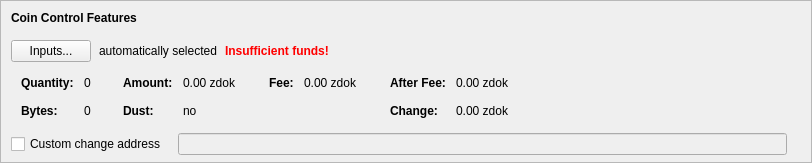
    <widget class="QFrame" name="frameCoinControl">
     <property name="sizePolicy">
      <sizepolicy hsizetype="Expanding" vsizetype="Expanding">
       <horstretch>0</horstretch>
       <verstretch>0</verstretch>
      </sizepolicy>
     </property>
     <property name="maximumSize">
      <size>
       <width>16777215</width>
       <height>16777215</height>
      </size>
     </property>
     <property name="frameShape">
      <enum>QFrame::StyledPanel</enum>
     </property>
     <property name="frameShadow">
      <enum>QFrame::Sunken</enum>
     </property>
     <layout class="QVBoxLayout" name="verticalLayoutCoinControl2">
      <property name="spacing">
       <number>0</number>
      </property>
      <property name="leftMargin">
       <number>0</number>
      </property>
      <property name="topMargin">
       <number>0</number>
      </property>
      <property name="rightMargin">
       <number>0</number>
      </property>
      <property name="bottomMargin">
       <number>6</number>
      </property>
      <item>
       <layout class="QVBoxLayout" name="verticalLayoutCoinControl" stretch="0,0,0,0,1">
        <property name="spacing">
         <number>0</number>
        </property>
        <property name="leftMargin">
         <number>10</number>
        </property>
        <property name="topMargin">
         <number>10</number>
        </property>
        <item>
         <layout class="QHBoxLayout" name="horizontalLayoutCoinControl1">
          <property name="bottomMargin">
           <number>15</number>
          </property>
          <item>
           <widget class="QLabel" name="labelCoinControlFeatures">
            <property name="sizePolicy">
             <sizepolicy hsizetype="Preferred" vsizetype="Maximum">
              <horstretch>0</horstretch>
              <verstretch>0</verstretch>
             </sizepolicy>
            </property>
            <property name="font">
             <font>
              <weight>75</weight>
              <bold>true</bold>
             </font>
            </property>
            <property name="styleSheet">
             <string notr="true">font-weight:bold;</string>
            </property>
            <property name="text">
             <string>Coin Control Features</string>
            </property>
           </widget>
          </item>
         </layout>
        </item>
        <item>
         <layout class="QHBoxLayout" name="horizontalLayoutCoinControl2" stretch="0,0,0,0">
          <property name="spacing">
           <number>8</number>
          </property>
          <property name="bottomMargin">
           <number>10</number>
          </property>
          <item>
           <widget class="QPushButton" name="pushButtonCoinControl">
            <property name="styleSheet">
             <string notr="true"/>
            </property>
            <property name="text">
             <string>Inputs...</string>
            </property>
            <property name="autoDefault">
             <bool>false</bool>
            </property>
           </widget>
          </item>
          <item>
           <widget class="QLabel" name="labelCoinControlAutomaticallySelected">
            <property name="text">
             <string>automatically selected</string>
            </property>
            <property name="margin">
             <number>5</number>
            </property>
           </widget>
          </item>
          <item>
           <widget class="QLabel" name="labelCoinControlInsuffFunds">
            <property name="font">
             <font>
              <weight>75</weight>
              <bold>true</bold>
             </font>
            </property>
            <property name="styleSheet">
             <string notr="true">color:red;font-weight:bold;</string>
            </property>
            <property name="text">
             <string>Insufficient funds!</string>
            </property>
            <property name="margin">
             <number>5</number>
            </property>
           </widget>
          </item>
          <item>
           <spacer name="horizontalSpacerCoinControl">
            <property name="orientation">
             <enum>Qt::Horizontal</enum>
            </property>
            <property name="sizeHint" stdset="0">
             <size>
              <width>40</width>
              <height>1</height>
             </size>
            </property>
           </spacer>
          </item>
         </layout>
        </item>
        <item>
         <widget class="QWidget" name="widgetCoinControl" native="true">
          <property name="sizePolicy">
           <sizepolicy hsizetype="Preferred" vsizetype="Preferred">
            <horstretch>0</horstretch>
            <verstretch>0</verstretch>
           </sizepolicy>
          </property>
          <property name="minimumSize">
           <size>
            <width>0</width>
            <height>0</height>
           </size>
          </property>
          <property name="styleSheet">
           <string notr="true"/>
          </property>
          <layout class="QHBoxLayout" name="horizontalLayoutCoinControl5">
           <property name="leftMargin">
            <number>0</number>
           </property>
           <property name="topMargin">
            <number>0</number>
           </property>
           <property name="rightMargin">
            <number>0</number>
           </property>
           <property name="bottomMargin">
            <number>0</number>
           </property>
           <item>
            <layout class="QHBoxLayout" name="horizontalLayoutCoinControl3" stretch="0,0,0,1">
             <property name="spacing">
              <number>20</number>
             </property>
             <property name="topMargin">
              <number>0</number>
             </property>
             <property name="bottomMargin">
              <number>10</number>
             </property>
             <item>
              <layout class="QFormLayout" name="formLayoutCoinControl1">
               <property name="horizontalSpacing">
                <number>10</number>
               </property>
               <property name="verticalSpacing">
                <number>14</number>
               </property>
               <property name="leftMargin">
                <number>10</number>
               </property>
               <property name="topMargin">
                <number>4</number>
               </property>
               <property name="rightMargin">
                <number>6</number>
               </property>
               <item row="0" column="0">
                <widget class="QLabel" name="labelCoinControlQuantityText">
                 <property name="font">
                  <font>
                   <weight>75</weight>
                   <bold>true</bold>
                  </font>
                 </property>
                 <property name="text">
                  <string>Quantity:</string>
                 </property>
                 <property name="margin">
                  <number>0</number>
                 </property>
                </widget>
               </item>
               <item row="0" column="1">
                <widget class="QLabel" name="labelCoinControlQuantity">
                 <property name="cursor">
                  <cursorShape>IBeamCursor</cursorShape>
                 </property>
                 <property name="contextMenuPolicy">
                  <enum>Qt::ActionsContextMenu</enum>
                 </property>
                 <property name="text">
                  <string notr="true">0</string>
                 </property>
                 <property name="margin">
                  <number>0</number>
                 </property>
                 <property name="textInteractionFlags">
                  <set>Qt::LinksAccessibleByMouse|Qt::TextSelectableByKeyboard|Qt::TextSelectableByMouse</set>
                 </property>
                </widget>
               </item>
               <item row="1" column="0">
                <widget class="QLabel" name="labelCoinControlBytesText">
                 <property name="font">
                  <font>
                   <weight>75</weight>
                   <bold>true</bold>
                  </font>
                 </property>
                 <property name="text">
                  <string>Bytes:</string>
                 </property>
                </widget>
               </item>
               <item row="1" column="1">
                <widget class="QLabel" name="labelCoinControlBytes">
                 <property name="cursor">
                  <cursorShape>IBeamCursor</cursorShape>
                 </property>
                 <property name="contextMenuPolicy">
                  <enum>Qt::ActionsContextMenu</enum>
                 </property>
                 <property name="text">
                  <string notr="true">0</string>
                 </property>
                 <property name="textInteractionFlags">
                  <set>Qt::LinksAccessibleByMouse|Qt::TextSelectableByKeyboard|Qt::TextSelectableByMouse</set>
                 </property>
                </widget>
               </item>
              </layout>
             </item>
             <item>
              <layout class="QFormLayout" name="formLayoutCoinControl2">
               <property name="horizontalSpacing">
                <number>10</number>
               </property>
               <property name="verticalSpacing">
                <number>14</number>
               </property>
               <property name="leftMargin">
                <number>6</number>
               </property>
               <property name="topMargin">
                <number>4</number>
               </property>
               <property name="rightMargin">
                <number>6</number>
               </property>
               <item row="0" column="0">
                <widget class="QLabel" name="labelCoinControlAmountText">
                 <property name="font">
                  <font>
                   <weight>75</weight>
                   <bold>true</bold>
                  </font>
                 </property>
                 <property name="text">
                  <string>Amount:</string>
                 </property>
                 <property name="margin">
                  <number>0</number>
                 </property>
                </widget>
               </item>
               <item row="0" column="1">
                <widget class="QLabel" name="labelCoinControlAmount">
                 <property name="cursor">
                  <cursorShape>IBeamCursor</cursorShape>
                 </property>
                 <property name="contextMenuPolicy">
                  <enum>Qt::ActionsContextMenu</enum>
                 </property>
                 <property name="text">
                  <string notr="true">0.00 zdok</string>
                 </property>
                 <property name="textInteractionFlags">
                  <set>Qt::LinksAccessibleByMouse|Qt::TextSelectableByKeyboard|Qt::TextSelectableByMouse</set>
                 </property>
                </widget>
               </item>
               <item row="1" column="0">
                <widget class="QLabel" name="labelCoinControlLowOutputText">
                 <property name="font">
                  <font>
                   <weight>75</weight>
                   <bold>true</bold>
                  </font>
                 </property>
                 <property name="text">
                  <string>Dust:</string>
                 </property>
                </widget>
               </item>
               <item row="1" column="1">
                <widget class="QLabel" name="labelCoinControlLowOutput">
                 <property name="cursor">
                  <cursorShape>IBeamCursor</cursorShape>
                 </property>
                 <property name="contextMenuPolicy">
                  <enum>Qt::ActionsContextMenu</enum>
                 </property>
                 <property name="text">
                  <string notr="true">no</string>
                 </property>
                 <property name="textInteractionFlags">
                  <set>Qt::LinksAccessibleByMouse|Qt::TextSelectableByKeyboard|Qt::TextSelectableByMouse</set>
                 </property>
                </widget>
               </item>
              </layout>
             </item>
             <item>
              <layout class="QFormLayout" name="formLayoutCoinControl3">
               <property name="horizontalSpacing">
                <number>10</number>
               </property>
               <property name="verticalSpacing">
                <number>14</number>
               </property>
               <property name="leftMargin">
                <number>6</number>
               </property>
               <property name="topMargin">
                <number>4</number>
               </property>
               <property name="rightMargin">
                <number>6</number>
               </property>
               <item row="0" column="0">
                <widget class="QLabel" name="labelCoinControlFeeText">
                 <property name="font">
                  <font>
                   <weight>75</weight>
                   <bold>true</bold>
                  </font>
                 </property>
                 <property name="text">
                  <string>Fee:</string>
                 </property>
                 <property name="margin">
                  <number>0</number>
                 </property>
                </widget>
               </item>
               <item row="0" column="1">
                <widget class="QLabel" name="labelCoinControlFee">
                 <property name="cursor">
                  <cursorShape>IBeamCursor</cursorShape>
                 </property>
                 <property name="contextMenuPolicy">
                  <enum>Qt::ActionsContextMenu</enum>
                 </property>
                 <property name="text">
                  <string notr="true">0.00 zdok</string>
                 </property>
                 <property name="textInteractionFlags">
                  <set>Qt::LinksAccessibleByMouse|Qt::TextSelectableByKeyboard|Qt::TextSelectableByMouse</set>
                 </property>
                </widget>
               </item>
              </layout>
             </item>
             <item>
              <layout class="QFormLayout" name="formLayoutCoinControl4">
               <property name="horizontalSpacing">
                <number>10</number>
               </property>
               <property name="verticalSpacing">
                <number>14</number>
               </property>
               <property name="leftMargin">
                <number>6</number>
               </property>
               <property name="topMargin">
                <number>4</number>
               </property>
               <property name="rightMargin">
                <number>6</number>
               </property>
               <item row="0" column="0">
                <widget class="QLabel" name="labelCoinControlAfterFeeText">
                 <property name="font">
                  <font>
                   <weight>75</weight>
                   <bold>true</bold>
                  </font>
                 </property>
                 <property name="text">
                  <string>After Fee:</string>
                 </property>
                 <property name="margin">
                  <number>0</number>
                 </property>
                </widget>
               </item>
               <item row="0" column="1">
                <widget class="QLabel" name="labelCoinControlAfterFee">
                 <property name="cursor">
                  <cursorShape>IBeamCursor</cursorShape>
                 </property>
                 <property name="contextMenuPolicy">
                  <enum>Qt::ActionsContextMenu</enum>
                 </property>
                 <property name="text">
                  <string notr="true">0.00 zdok</string>
                 </property>
                 <property name="textInteractionFlags">
                  <set>Qt::LinksAccessibleByMouse|Qt::TextSelectableByKeyboard|Qt::TextSelectableByMouse</set>
                 </property>
                </widget>
               </item>
               <item row="1" column="0">
                <widget class="QLabel" name="labelCoinControlChangeText">
                 <property name="font">
                  <font>
                   <weight>75</weight>
                   <bold>true</bold>
                  </font>
                 </property>
                 <property name="text">
                  <string>Change:</string>
                 </property>
                </widget>
               </item>
               <item row="1" column="1">
                <widget class="QLabel" name="labelCoinControlChange">
                 <property name="cursor">
                  <cursorShape>IBeamCursor</cursorShape>
                 </property>
                 <property name="contextMenuPolicy">
                  <enum>Qt::ActionsContextMenu</enum>
                 </property>
                 <property name="text">
                  <string notr="true">0.00 zdok</string>
                 </property>
                 <property name="textInteractionFlags">
                  <set>Qt::LinksAccessibleByMouse|Qt::TextSelectableByKeyboard|Qt::TextSelectableByMouse</set>
                 </property>
                </widget>
               </item>
              </layout>
             </item>
            </layout>
           </item>
          </layout>
         </widget>
        </item>
        <item>
         <layout class="QHBoxLayout" name="horizontalLayoutCoinControl4" stretch="0,0,0">
          <property name="spacing">
           <number>12</number>
          </property>
          <property name="sizeConstraint">
           <enum>QLayout::SetDefaultConstraint</enum>
          </property>
          <property name="topMargin">
           <number>5</number>
          </property>
          <property name="rightMargin">
           <number>5</number>
          </property>
          <item>
           <widget class="QCheckBox" name="checkBoxCoinControlChange">
            <property name="toolTip">
             <string>If this is activated, but the change address is empty or invalid, change will be sent to a newly generated address.</string>
            </property>
            <property name="text">
             <string>Custom change address</string>
            </property>
           </widget>
          </item>
          <item>
           <widget class="QValidatedLineEdit" name="lineEditCoinControlChange">
            <property name="enabled">
             <bool>false</bool>
            </property>
            <property name="sizePolicy">
             <sizepolicy hsizetype="Expanding" vsizetype="Fixed">
              <horstretch>0</horstretch>
              <verstretch>0</verstretch>
             </sizepolicy>
            </property>
           </widget>
          </item>
          <item>
           <widget class="QLabel" name="labelCoinControlChangeLabel">
            <property name="sizePolicy">
             <sizepolicy hsizetype="Preferred" vsizetype="Expanding">
              <horstretch>0</horstretch>
              <verstretch>0</verstretch>
             </sizepolicy>
            </property>
            <property name="minimumSize">
             <size>
              <width>0</width>
              <height>0</height>
             </size>
            </property>
            <property name="text">
             <string/>
            </property>
            <property name="margin">
             <number>3</number>
            </property>
           </widget>
          </item>
         </layout>
        </item>
        <item>
         <spacer name="verticalSpacerCoinControl">
          <property name="orientation">
           <enum>Qt::Vertical</enum>
          </property>
          <property name="sizeHint" stdset="0">
           <size>
            <width>800</width>
            <height>1</height>
           </size>
          </property>
         </spacer>
        </item>
       </layout>
      </item>
     </layout>
    </widget>
